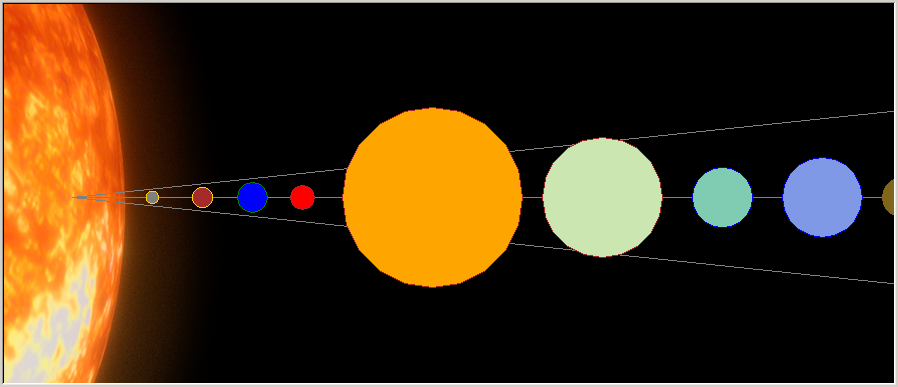

Reproduce this figure in Python.
"""
   九星连珠.py
"""
import turtle

turtle.shape('circle')         # 设定海龟造型为圆形
turtle.color('gray')           # 设定画笔和填充颜色为灰色
turtle.setup(900,389)          # 设定窗口宽度和高度
turtle.bgpic('sun.png')        # 设定背景图片
turtle.title('九星连珠')       # 设定窗口标题 
turtle.speed(0)                # 设定移动速度为最快
turtle.penup()                 # 抬笔

# 画中横线
turtle.setx(-380)              # 设置x坐标
turtle.pendown()               # 落笔
turtle.setx(450)               # 设置x坐标
turtle.penup()                 # 抬笔 

# 画上斜线
turtle.setx(-380)              # 设置x坐标
turtle.left(6)                 # 左转6度
turtle.pendown()               # 落笔 
turtle.fd(900)                 # 前进900个单位
turtle.penup()                 # 抬笔
turtle.goto(-380,0)            # 到达坐标

# 画下斜线
turtle.right(12)               # 右转12度
turtle.pendown()               # 落笔 
turtle.fd(900)                 # 前进900个单位
turtle.penup()                 # 抬笔
turtle.setheading(0)           # 设定方向为0度

# 水星
turtle.color('gold','gray')    # 设画笔和填充颜色
turtle.shapesize(0.6)          # 设定变形比例 
turtle.goto(-300,0)            # 到达坐标
turtle.stamp()

# 金星
turtle.color('gold','brown')   # 设画笔和填充颜色
turtle.shapesize(1)            # 设定变形比例 
turtle.fd(50)                  # 前进50个单位
turtle.stamp()                 # 盖图章

# 地球

turtle.color('green','blue')   # 设画笔和填充颜色
turtle.shapesize(1.5)          # 设定变形比例
turtle.fd(50)                  # 前进50个单位
turtle.stamp()                 # 盖图章

# 火星
turtle.color('brown','red')    # 设画笔和填充颜色
turtle.shapesize(1.2)          # 设定变形比例
turtle.fd(50)                  # 前进50个单位
turtle.stamp()                 # 盖图章

# 木星
turtle.color('brown','orange') # 设画笔和填充颜色
turtle.shapesize(9)            # 设定变形比例 
turtle.fd(130)                 # 前进130个单位
turtle.stamp()                 # 盖图章

# 土星(0.5,0.6,0.7))
turtle.color('brown',(0.8,0.9,0.7))
turtle.shapesize(6)
turtle.fd(170)
turtle.stamp()

# 天王星
turtle.color('blue',(0.5,0.8,0.7))
turtle.shapesize(3)
turtle.fd(120)
turtle.stamp()

# 海王星
turtle.shape('circle')
turtle.color('blue',(0.5,0.6,0.9))
turtle.shapesize(4)
turtle.fd(100)
turtle.stamp()

# 冥王星
turtle.color((0.5,0.4,0.1))
turtle.shapesize(2)
turtle.fd(80)
turtle.stamp()

turtle.done()                # 海龟做完了
